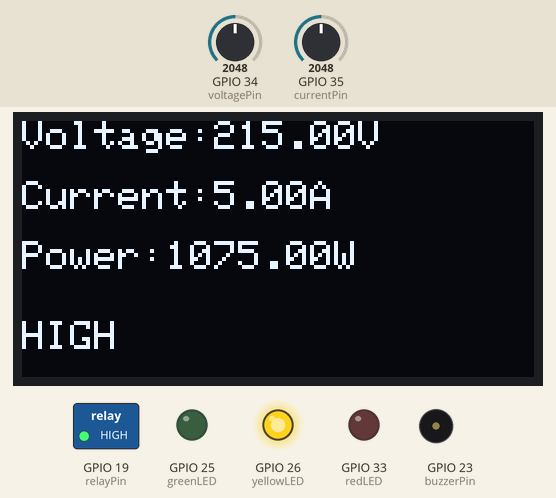
A sketch run on a simulated ESP32. Shown: 128×64 one-colour display, switched loads named in the sketch (green lamp = pin HIGH), output pins drawn as LEDs (lit = HIGH), buzzer (waves = sounding). The inputs (shaded band) are chosen by the test bench; at power-on: GPIO 35 (currentPin) = 2048, GPIO 34 (voltagePin) = 2048. What the sketch prints to the serial monitor is not drawn.

Above: at 1.2 s.
1.3 s: GPIO 35 (currentPin) set to 2430
3.3 s: GPIO 35 (currentPin) set to 2493
At 4.8 s:
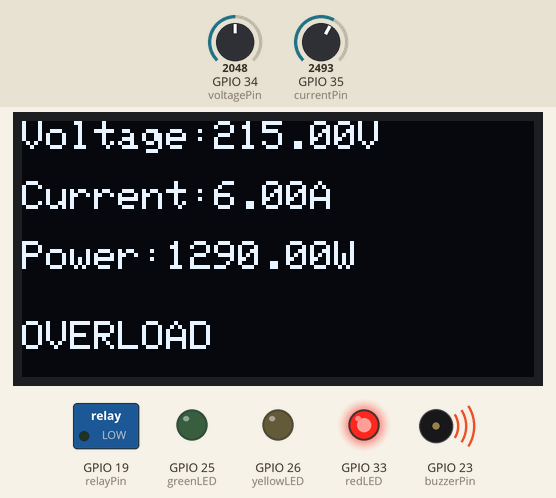
5.7 s: GPIO 35 (currentPin) set to 1228
At 7.3 s:
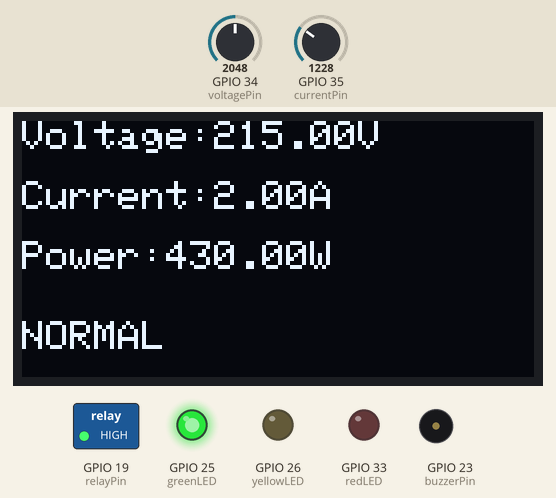
7.7 s: GPIO 34 (voltagePin) set to 2134
At 9.5 s:
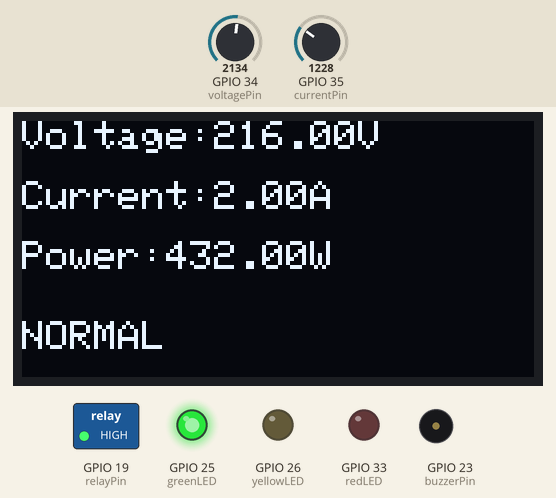
9.8 s: GPIO 35 (currentPin) set to 1605
At 11.1 s:
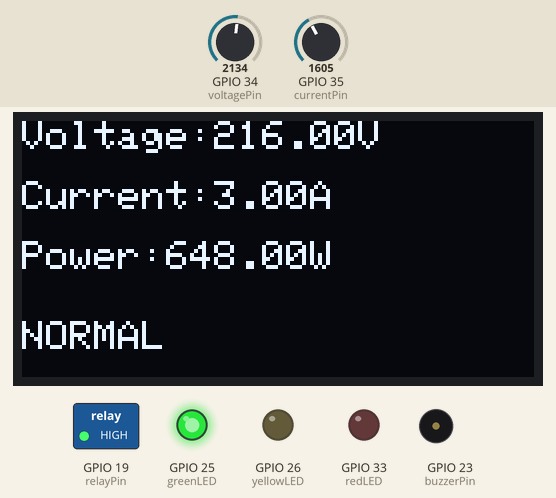
11.8 s: GPIO 35 (currentPin) set to 1692
At 13.5 s:
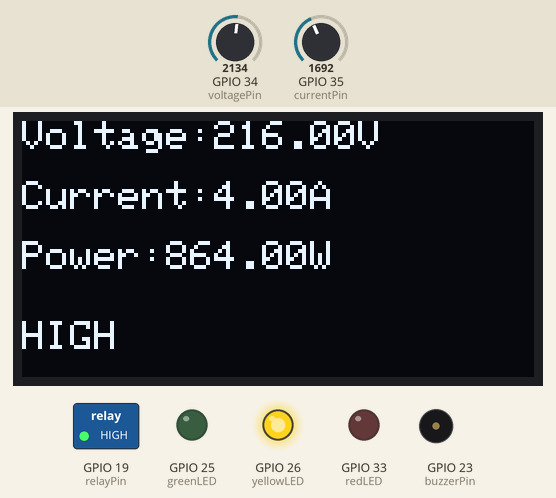
Timing chart, 0 to 14.9 s (numbered marks = the images above; inputs shaded):
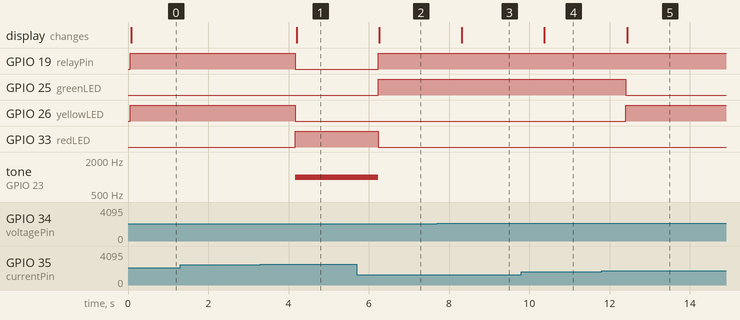

Measured:
- the behaviour switches between 2456 and 2457 on GPIO 35 (currentPin) (found by bisection; images 0 and 1)
- the behaviour switches between 2105 and 2106 on GPIO 34 (voltagePin) (found by bisection; images 2 and 3)
- the behaviour switches between 1637 and 1638 on GPIO 35 (currentPin) (found by bisection; images 4 and 5)
- after the input at 1.3 s, every drawn part: stays the same
- after the input at 3.3 s, GPIO 19 (relayPin), GPIO 26 (yellowLED): HIGH → LOW after 0.87 s; GPIO 33 (redLED): LOW → HIGH after 0.87 s; tone on GPIO 23 (buzzerPin): silent → 1000 Hz after 0.87 s; the display: changes after 0.90 s (image 1)
- after the input at 5.7 s, GPIO 19 (relayPin), GPIO 25 (greenLED): LOW → HIGH after 0.53 s; GPIO 33 (redLED): HIGH → LOW after 0.53 s; tone on GPIO 23 (buzzerPin): 1000 Hz → silent after 0.53 s; the display: changes after 0.56 s (image 2)
- after the input at 7.7 s, the display: changes after 0.62 s (image 3)
- after the input at 9.8 s, the display: changes after 0.58 s (image 4)
- after the input at 11.8 s, GPIO 25 (greenLED): HIGH → LOW after 0.61 s; GPIO 26 (yellowLED): LOW → HIGH after 0.61 s; the display: changes after 0.64 s (image 5)

The sketch:

Smart_Energy_Monitoring_and_Automatic_Load_Management_System.ino
```cpp
#include <Wire.h>
#include <Adafruit_GFX.h>
#include <Adafruit_SSD1306.h>

#define SCREEN_WIDTH 128
#define SCREEN_HEIGHT 64

Adafruit_SSD1306 display(SCREEN_WIDTH, SCREEN_HEIGHT, &Wire, -1);


const int voltagePin = 34;
const int currentPin = 35;

const int relayPin = 19;
const int buzzerPin = 23;

const int greenLED = 25;
const int yellowLED = 26;
const int redLED = 33;

void setup() {

  Serial.begin(115200);

  pinMode(relayPin, OUTPUT);
  pinMode(buzzerPin, OUTPUT);

  pinMode(greenLED, OUTPUT);
  pinMode(yellowLED, OUTPUT);
  pinMode(redLED, OUTPUT);

  Wire.begin(21,22);

  if(!display.begin(SSD1306_SWITCHCAPVCC,0x3C)){
    Serial.println("OLED Failed");
    while(true);
  }

  display.clearDisplay();
  display.setTextColor(WHITE);
  display.display();
}

void loop() {

  int voltageRaw = analogRead(voltagePin);
  int currentRaw = analogRead(currentPin);

  float voltage = map(voltageRaw,0,4095,180,250);
  float current = map(currentRaw,0,4095,0,10);

  float power = voltage * current;

  String status;


  if(power < 700){

    status="NORMAL";

    digitalWrite(greenLED,HIGH);
    digitalWrite(yellowLED,LOW);
    digitalWrite(redLED,LOW);

    digitalWrite(relayPin,HIGH);

    noTone(buzzerPin);

  }


  else if(power>=700 && power<1200){

    status="HIGH";

    digitalWrite(greenLED,LOW);
    digitalWrite(yellowLED,HIGH);
    digitalWrite(redLED,LOW);

    digitalWrite(relayPin,HIGH);

    noTone(buzzerPin);

  }


  else{

    status="OVERLOAD";

    digitalWrite(greenLED,LOW);
    digitalWrite(yellowLED,LOW);
    digitalWrite(redLED,HIGH);

    digitalWrite(relayPin,LOW);

    tone(buzzerPin,1000);

  }

  Serial.println("----------------------------");
  Serial.print("Voltage : ");
  Serial.print(voltage);
  Serial.println(" V");

  Serial.print("Current : ");
  Serial.print(current);
  Serial.println(" A");

  Serial.print("Power : ");
  Serial.print(power);
  Serial.println(" W");

  Serial.print("Status : ");
  Serial.println(status);

  display.clearDisplay();

  display.setTextSize(1);

  display.setCursor(0,0);
  display.print("Voltage:");
  display.print(voltage);
  display.println("V");

  display.setCursor(0,15);
  display.print("Current:");
  display.print(current);
  display.println("A");

  display.setCursor(0,30);
  display.print("Power:");
  display.print(power);
  display.println("W");

  display.setCursor(0,50);
  display.print(status);

  display.display();

  delay(1000);

}
```
